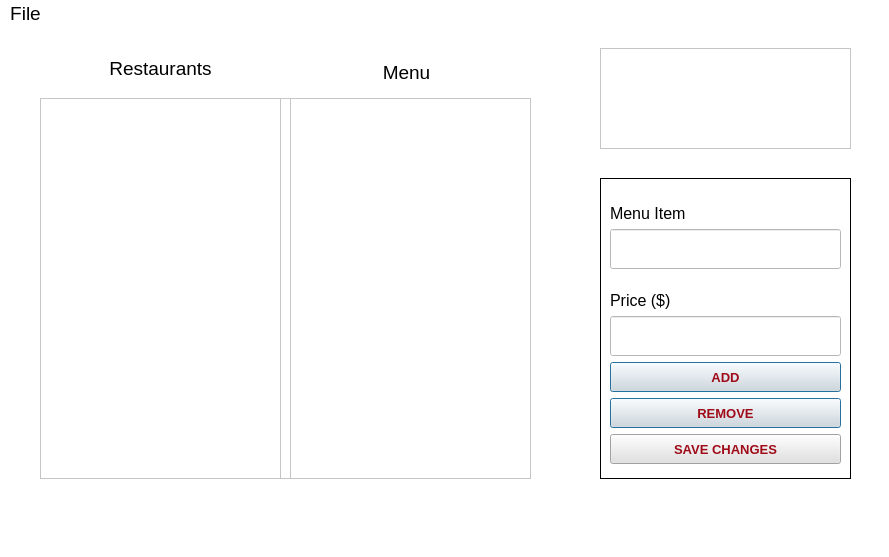
<?xml version="1.0" encoding="UTF-8"?>
<ui version="4.0">
 <class>debugMenu</class>
 <widget class="QMainWindow" name="debugMenu">
  <property name="geometry">
   <rect>
    <x>0</x>
    <y>0</y>
    <width>889</width>
    <height>557</height>
   </rect>
  </property>
  <property name="font">
   <font/>
  </property>
  <property name="windowTitle">
   <string>Administrative Menu</string>
  </property>
  <property name="windowIcon">
   <iconset resource="UIGraphics.qrc">
    <normaloff>:/rec/resources/SE_logo_mini.png</normaloff>:/rec/resources/SE_logo_mini.png</iconset>
  </property>
  <property name="autoFillBackground">
   <bool>false</bool>
  </property>
  <property name="styleSheet">
   <string notr="true">background-color: rgb(255, 255, 255);
color: rgb(0, 0, 0);</string>
  </property>
  <property name="tabShape">
   <enum>QTabWidget::Rounded</enum>
  </property>
  <widget class="QWidget" name="centralwidget">
   <widget class="QFrame" name="frame_2">
    <property name="geometry">
     <rect>
      <x>600</x>
      <y>20</y>
      <width>251</width>
      <height>101</height>
     </rect>
    </property>
    <property name="styleSheet">
     <string notr="true">image: url(:/rec/resources/SE_1-removebg.png);</string>
    </property>
    <property name="frameShape">
     <enum>QFrame::StyledPanel</enum>
    </property>
    <property name="frameShadow">
     <enum>QFrame::Raised</enum>
    </property>
   </widget>
   <widget class="QFrame" name="frame">
    <property name="geometry">
     <rect>
      <x>40</x>
      <y>70</y>
      <width>491</width>
      <height>381</height>
     </rect>
    </property>
    <property name="frameShape">
     <enum>QFrame::StyledPanel</enum>
    </property>
    <property name="frameShadow">
     <enum>QFrame::Raised</enum>
    </property>
    <widget class="QTableView" name="rest_tableView">
     <property name="geometry">
      <rect>
       <x>0</x>
       <y>0</y>
       <width>241</width>
       <height>381</height>
      </rect>
     </property>
     <property name="sizePolicy">
      <sizepolicy hsizetype="Preferred" vsizetype="Preferred">
       <horstretch>0</horstretch>
       <verstretch>0</verstretch>
      </sizepolicy>
     </property>
     <property name="font">
      <font>
       <pointsize>11</pointsize>
      </font>
     </property>
     <property name="focusPolicy">
      <enum>Qt::NoFocus</enum>
     </property>
     <property name="styleSheet">
      <string notr="true">background-color: rgb(255, 255, 255);
color: rgb(0, 0, 0);
alternate-background-color: rgb(225, 225, 225);
selection-background-color: rgb(159, 11, 25);
selection-color: rgb(0, 0, 0);</string>
     </property>
     <property name="horizontalScrollBarPolicy">
      <enum>Qt::ScrollBarAlwaysOff</enum>
     </property>
     <property name="sizeAdjustPolicy">
      <enum>QAbstractScrollArea::AdjustToContents</enum>
     </property>
     <property name="autoScroll">
      <bool>false</bool>
     </property>
     <property name="autoScrollMargin">
      <number>5</number>
     </property>
     <property name="dragDropOverwriteMode">
      <bool>false</bool>
     </property>
     <property name="alternatingRowColors">
      <bool>true</bool>
     </property>
     <property name="selectionMode">
      <enum>QAbstractItemView::SingleSelection</enum>
     </property>
     <property name="selectionBehavior">
      <enum>QAbstractItemView::SelectRows</enum>
     </property>
     <property name="showGrid">
      <bool>false</bool>
     </property>
     <property name="gridStyle">
      <enum>Qt::SolidLine</enum>
     </property>
     <property name="sortingEnabled">
      <bool>false</bool>
     </property>
     <attribute name="horizontalHeaderVisible">
      <bool>false</bool>
     </attribute>
     <attribute name="horizontalHeaderMinimumSectionSize">
      <number>50</number>
     </attribute>
     <attribute name="horizontalHeaderDefaultSectionSize">
      <number>200</number>
     </attribute>
     <attribute name="verticalHeaderVisible">
      <bool>false</bool>
     </attribute>
     <attribute name="verticalHeaderHighlightSections">
      <bool>true</bool>
     </attribute>
    </widget>
    <widget class="QTableView" name="menu_tableView">
     <property name="geometry">
      <rect>
       <x>250</x>
       <y>0</y>
       <width>241</width>
       <height>381</height>
      </rect>
     </property>
     <property name="font">
      <font>
       <pointsize>11</pointsize>
      </font>
     </property>
     <property name="focusPolicy">
      <enum>Qt::NoFocus</enum>
     </property>
     <property name="styleSheet">
      <string notr="true">background-color: rgb(255, 255, 255);
color: rgb(0, 0, 0);
alternate-background-color: rgb(225, 225, 225);
selection-background-color: rgb(159, 11, 25);
selection-color: rgb(0, 0, 0);
</string>
     </property>
     <property name="horizontalScrollBarPolicy">
      <enum>Qt::ScrollBarAlwaysOff</enum>
     </property>
     <property name="sizeAdjustPolicy">
      <enum>QAbstractScrollArea::AdjustToContents</enum>
     </property>
     <property name="autoScroll">
      <bool>false</bool>
     </property>
     <property name="autoScrollMargin">
      <number>5</number>
     </property>
     <property name="dragDropOverwriteMode">
      <bool>false</bool>
     </property>
     <property name="alternatingRowColors">
      <bool>true</bool>
     </property>
     <property name="selectionMode">
      <enum>QAbstractItemView::SingleSelection</enum>
     </property>
     <property name="selectionBehavior">
      <enum>QAbstractItemView::SelectRows</enum>
     </property>
     <property name="showGrid">
      <bool>false</bool>
     </property>
     <attribute name="horizontalHeaderVisible">
      <bool>false</bool>
     </attribute>
     <attribute name="horizontalHeaderMinimumSectionSize">
      <number>50</number>
     </attribute>
     <attribute name="horizontalHeaderDefaultSectionSize">
      <number>200</number>
     </attribute>
     <attribute name="verticalHeaderVisible">
      <bool>false</bool>
     </attribute>
    </widget>
   </widget>
   <widget class="QFrame" name="frame_3">
    <property name="geometry">
     <rect>
      <x>40</x>
      <y>20</y>
      <width>491</width>
      <height>41</height>
     </rect>
    </property>
    <property name="frameShape">
     <enum>QFrame::NoFrame</enum>
    </property>
    <property name="frameShadow">
     <enum>QFrame::Raised</enum>
    </property>
    <widget class="QLabel" name="label">
     <property name="geometry">
      <rect>
       <x>0</x>
       <y>5</y>
       <width>241</width>
       <height>31</height>
      </rect>
     </property>
     <property name="font">
      <font>
       <pointsize>14</pointsize>
      </font>
     </property>
     <property name="styleSheet">
      <string notr="true">background-color: rgb(255, 255, 255);
color: rgb(0, 0, 0);</string>
     </property>
     <property name="text">
      <string>Restaurants</string>
     </property>
     <property name="alignment">
      <set>Qt::AlignCenter</set>
     </property>
    </widget>
    <widget class="QLabel" name="label_2">
     <property name="geometry">
      <rect>
       <x>246</x>
       <y>9</y>
       <width>241</width>
       <height>31</height>
      </rect>
     </property>
     <property name="font">
      <font>
       <pointsize>14</pointsize>
      </font>
     </property>
     <property name="styleSheet">
      <string notr="true">background-color: rgb(255, 255, 255);
color: rgb(0, 0, 0);</string>
     </property>
     <property name="text">
      <string>Menu</string>
     </property>
     <property name="alignment">
      <set>Qt::AlignCenter</set>
     </property>
    </widget>
   </widget>
   <widget class="QFrame" name="frame_4">
    <property name="geometry">
     <rect>
      <x>600</x>
      <y>150</y>
      <width>251</width>
      <height>301</height>
     </rect>
    </property>
    <property name="styleSheet">
     <string notr="true">background-color: rgb(255, 255, 255);
color: rgb(0, 0, 0);</string>
    </property>
    <property name="frameShape">
     <enum>QFrame::Panel</enum>
    </property>
    <property name="frameShadow">
     <enum>QFrame::Plain</enum>
    </property>
    <widget class="QWidget" name="verticalLayoutWidget">
     <property name="geometry">
      <rect>
       <x>10</x>
       <y>10</y>
       <width>231</width>
       <height>281</height>
      </rect>
     </property>
     <layout class="QVBoxLayout" name="verticalLayout">
      <item>
       <widget class="QLabel" name="label_3">
        <property name="maximumSize">
         <size>
          <width>16777215</width>
          <height>35</height>
         </size>
        </property>
        <property name="font">
         <font>
          <pointsize>12</pointsize>
         </font>
        </property>
        <property name="styleSheet">
         <string notr="true">background-color: rgb(255, 255, 255);
color: rgb(0, 0, 0);
alternate-background-color: rgb(225, 225, 225);
selection-background-color: rgb(159, 11, 25);
selection-color: rgb(0, 0, 0);</string>
        </property>
        <property name="text">
         <string>Menu Item</string>
        </property>
        <property name="alignment">
         <set>Qt::AlignBottom|Qt::AlignLeading|Qt::AlignLeft</set>
        </property>
       </widget>
      </item>
      <item>
       <widget class="QLineEdit" name="lineEditItemName">
        <property name="maximumSize">
         <size>
          <width>16777215</width>
          <height>40</height>
         </size>
        </property>
        <property name="font">
         <font>
          <pointsize>11</pointsize>
         </font>
        </property>
        <property name="focusPolicy">
         <enum>Qt::StrongFocus</enum>
        </property>
        <property name="styleSheet">
         <string notr="true">background-color: rgb(255, 255, 255);
selection-background-color: rgb(159, 11, 25);
selection-color: rgb(0, 0, 0);
selection-background-color: rgb(225, 225, 225);
</string>
        </property>
       </widget>
      </item>
      <item>
       <widget class="QLabel" name="label_5">
        <property name="maximumSize">
         <size>
          <width>16777215</width>
          <height>35</height>
         </size>
        </property>
        <property name="font">
         <font>
          <pointsize>12</pointsize>
         </font>
        </property>
        <property name="styleSheet">
         <string notr="true">background-color: rgb(255, 255, 255);
color: rgb(0, 0, 0);
alternate-background-color: rgb(225, 225, 225);
selection-background-color: rgb(159, 11, 25);
selection-color: rgb(0, 0, 0);</string>
        </property>
        <property name="text">
         <string>Price ($)</string>
        </property>
        <property name="alignment">
         <set>Qt::AlignBottom|Qt::AlignLeading|Qt::AlignLeft</set>
        </property>
       </widget>
      </item>
      <item>
       <widget class="QLineEdit" name="lineEditItemPrice">
        <property name="maximumSize">
         <size>
          <width>16777215</width>
          <height>40</height>
         </size>
        </property>
        <property name="font">
         <font>
          <pointsize>11</pointsize>
         </font>
        </property>
        <property name="styleSheet">
         <string notr="true">background-color: rgb(255, 255, 255);
selection-background-color: rgb(159, 11, 25);
selection-color: rgb(0, 0, 0);
selection-background-color: rgb(225, 225, 225);
</string>
        </property>
        <property name="inputMethodHints">
         <set>Qt::ImhDigitsOnly</set>
        </property>
       </widget>
      </item>
      <item>
       <widget class="QPushButton" name="addButton">
        <property name="maximumSize">
         <size>
          <width>16777215</width>
          <height>30</height>
         </size>
        </property>
        <property name="font">
         <font>
          <pointsize>10</pointsize>
          <bold>true</bold>
         </font>
        </property>
        <property name="styleSheet">
         <string notr="true">background-color: rgb(225, 225, 225);
color: rgb(159, 11, 25);</string>
        </property>
        <property name="text">
         <string>ADD</string>
        </property>
        <property name="iconSize">
         <size>
          <width>30</width>
          <height>30</height>
         </size>
        </property>
        <property name="autoDefault">
         <bool>true</bool>
        </property>
        <property name="default">
         <bool>true</bool>
        </property>
       </widget>
      </item>
      <item>
       <widget class="QPushButton" name="removeButton">
        <property name="maximumSize">
         <size>
          <width>16777215</width>
          <height>30</height>
         </size>
        </property>
        <property name="font">
         <font>
          <pointsize>10</pointsize>
          <bold>true</bold>
         </font>
        </property>
        <property name="styleSheet">
         <string notr="true">background-color: rgb(225, 225, 225);
color: rgb(159, 11, 25);</string>
        </property>
        <property name="text">
         <string>REMOVE</string>
        </property>
        <property name="autoDefault">
         <bool>true</bool>
        </property>
        <property name="default">
         <bool>true</bool>
        </property>
       </widget>
      </item>
      <item>
       <widget class="QPushButton" name="editButton">
        <property name="maximumSize">
         <size>
          <width>16777215</width>
          <height>30</height>
         </size>
        </property>
        <property name="font">
         <font>
          <pointsize>10</pointsize>
          <bold>true</bold>
         </font>
        </property>
        <property name="styleSheet">
         <string notr="true">background-color: rgb(225, 225, 225);
color: rgb(159, 11, 25);</string>
        </property>
        <property name="text">
         <string>SAVE CHANGES</string>
        </property>
       </widget>
      </item>
     </layout>
    </widget>
   </widget>
  </widget>
  <widget class="QMenuBar" name="menubar">
   <property name="geometry">
    <rect>
     <x>0</x>
     <y>0</y>
     <width>889</width>
     <height>24</height>
    </rect>
   </property>
   <property name="font">
    <font>
     <pointsize>14</pointsize>
    </font>
   </property>
   <property name="styleSheet">
    <string notr="true">selection-background-color: rgb(170, 0, 0);
background-color: rgb(255, 255, 255);</string>
   </property>
   <widget class="QMenu" name="menuFile">
    <property name="font">
     <font>
      <pointsize>14</pointsize>
     </font>
    </property>
    <property name="title">
     <string>File</string>
    </property>
    <property name="icon">
     <iconset resource="UIGraphics.qrc">
      <normaloff>:/rec/resources/menu_icon-removebg.png</normaloff>:/rec/resources/menu_icon-removebg.png</iconset>
    </property>
    <addaction name="importFile"/>
    <addaction name="actionSave_as"/>
    <addaction name="separator"/>
    <addaction name="actionLogout"/>
   </widget>
   <addaction name="menuFile"/>
  </widget>
  <widget class="QStatusBar" name="statusbar"/>
  <action name="importFile">
   <property name="text">
    <string>Import...</string>
   </property>
   <property name="font">
    <font>
     <pointsize>14</pointsize>
    </font>
   </property>
  </action>
  <action name="actionSave_as">
   <property name="text">
    <string>Save</string>
   </property>
   <property name="font">
    <font>
     <pointsize>14</pointsize>
    </font>
   </property>
  </action>
  <action name="actionAbout">
   <property name="text">
    <string>About</string>
   </property>
   <property name="font">
    <font>
     <pointsize>14</pointsize>
    </font>
   </property>
  </action>
  <action name="actionLogout">
   <property name="text">
    <string>Logout</string>
   </property>
   <property name="font">
    <font>
     <pointsize>14</pointsize>
    </font>
   </property>
  </action>
 </widget>
 <resources>
  <include location="UIGraphics.qrc"/>
 </resources>
 <connections/>
</ui>
